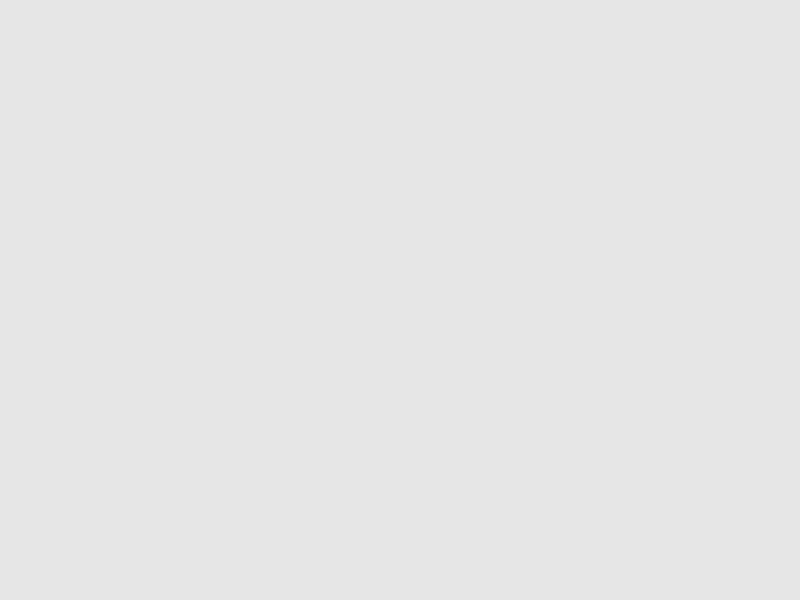
Frame 1 (no input)
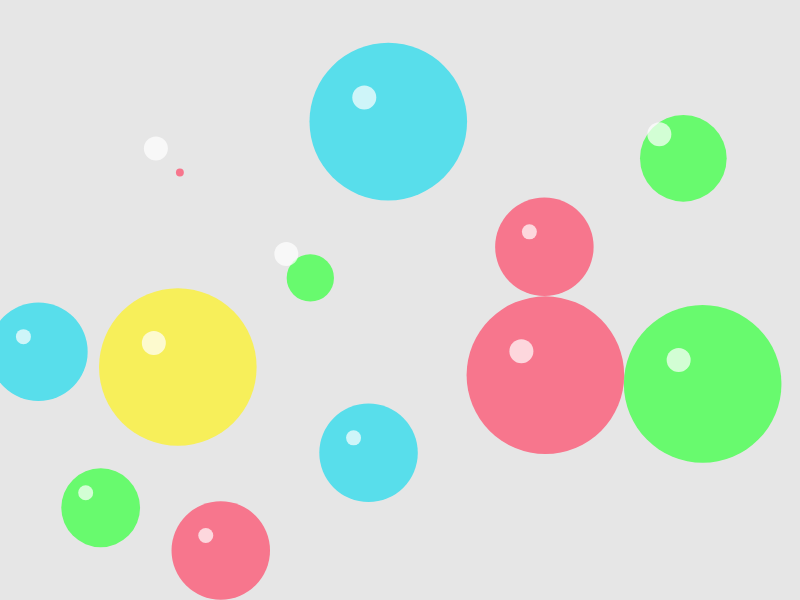
Frame 60 (no input)
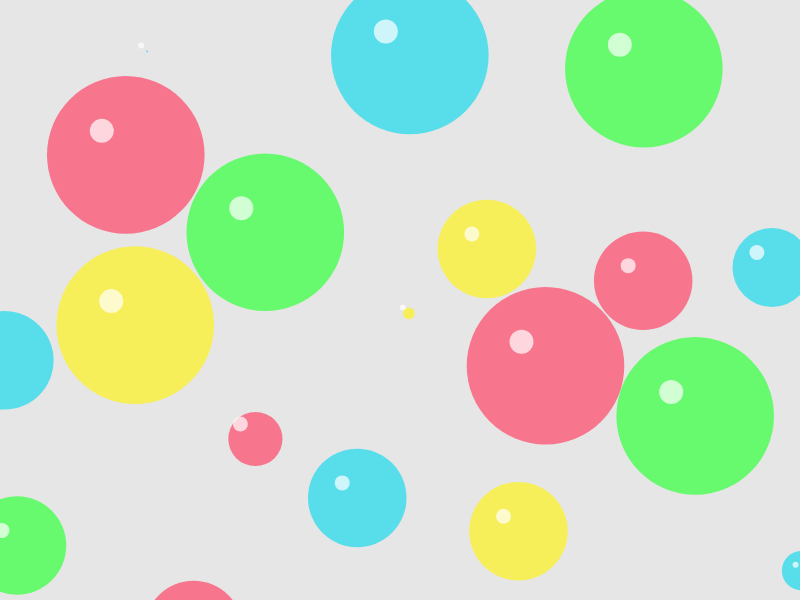
Frame 120 (the mouse pressed at the canvas centre since frame 60)

The p5.js sketch that drew these frames (run headless with seeded random() and noise() and a simulated clock; from frame 60 on, the mouse is pressed at the canvas centre):

// p5.js sketch
// ── sketch.js
let bubbles = [];
let palette;
let colorThreshold = 50;

function setup() {
  createCanvas(800, 600);
  noStroke();

  palette = [
    color(247, 118, 141), // red
    color(247, 239, 90),  // yellow
    color(104, 250, 110), // green
    color(88, 222, 235),  // blue
  ];
}

function draw() {
  background(230);

  if (frameCount % 5 === 0) {
    let newBubble = createNonOverlappingBubble();
    if (newBubble !== null) {
      bubbles.push(newBubble);
    }
  }

  for (let i = 0; i < bubbles.length; i++) {
    for (let j = i + 1; j < bubbles.length; j++) {
      bubbles[i].collideWith(bubbles[j]);
    }
  }

  for (let i = bubbles.length - 1; i >= 0; i--) {
    let b = bubbles[i];
    b.update();
    b.display();
    if (b.isOffScreen()) {
      bubbles.splice(i, 1);
    }
  }
}

function createNonOverlappingBubble() {
  let maxTries = 50;
  for (let t = 0; t < maxTries; t++) {
    let r_p = random(100);
    let r;
    if (r_p < 1) r = 20;
    else if (r_p < 20) r = 50;
    else if (r_p < 80) r = 80;
    else r = 100;

    let x = random(r, width - r);
    let y = random(r, height - r);

    let newColor;
    let colorTry = 0;
    let colorOK = false;
    while (colorTry < 10) {
      newColor = random(palette);
      let clash = false;
      for (let other of bubbles) {
        let d = dist(x, y, other.x, other.y);
        if (d < r + other.r + 20 && isColorTooSimilar(newColor, other.c, colorThreshold)) {
          clash = true;
          break;
        }
      }
      if (!clash) {
        colorOK = true;
        break;
      }
      colorTry++;
    }
    if (!colorOK) continue;

    let test = new Bubble(x, y, r, newColor);

    let overlaps = false;
    for (let other of bubbles) {
      if (test.overlapsWith(other)) {
        overlaps = true;
        break;
      }
    }

    if (!overlaps) return test;
  }
  return null;
}

function isColorTooSimilar(c1, c2, threshold) {
  let r1 = red(c1), g1 = green(c1), b1 = blue(c1);
  let r2 = red(c2), g2 = green(c2), b2 = blue(c2);
  return dist(r1, g1, b1, r2, g2, b2) < threshold;
}

class Bubble {
  constructor(x, y, r, c) {
    this.x = x;
    this.y = y;
    this.r = r;
    this.c = c;
    this.growthProgress = 0;
    this.growthSpeed = 0.05;

    if (random(1) < 0.7) {
      let centerX = width / 2.0;
      let centerY = height / 2.0;
      let dx = x - centerX;
      let dy = y - centerY;
      let distVal = sqrt(dx * dx + dy * dy);
      if (distVal !== 0) {
        dx /= distVal;
        dy /= distVal;
      }

      let angleOffset = radians(random(-30, 30));
      let cosA = cos(angleOffset);
      let sinA = sin(angleOffset);
      let outX = dx * cosA - dy * sinA;
      let outY = dx * sinA + dy * cosA;

      let speed = random(0.5, 2);
      this.vx = outX * speed;
      this.vy = outY * speed;
    } else {
      this.vx = random(-1.5, 1.5);
      this.vy = random(-1.5, 1.5);
    }
  }

  update() {
    this.x += this.vx;
    this.y += this.vy;
    if (this.growthProgress < 1) {
      this.growthProgress += this.growthSpeed;
      this.growthProgress = min(this.growthProgress, 1);
    }
  }

  display() {
    fill(this.c);
    let currentRadius = this.r * this.growthProgress;
    ellipse(this.x, this.y, currentRadius * 1.97, currentRadius * 1.97);
    fill(255, 180);
    ellipse(this.x - this.r * 0.3, this.y - this.r * 0.3, this.r * 0.3, this.r * 0.3);
  }

  isOffScreen() {
    return (this.x + this.r < 0 || this.x - this.r > width || this.y + this.r < 0 || this.y - this.r > height);
  }

  overlapsWith(other) {
    return dist(this.x, this.y, other.x, other.y) < (this.r + other.r);
  }

  collideWith(other) {
    let dx = other.x - this.x;
    let dy = other.y - this.y;
    let distSq = dx * dx + dy * dy;
    let minDist = this.r + other.r;

    if (distSq < minDist * minDist && distSq > 0) {
      let distVal = sqrt(distSq);
      let overlap = 0.5 * (minDist - distVal);

      let nx = dx / distVal;
      let ny = dy / distVal;
      this.x -= nx * overlap;
      this.y -= ny * overlap;
      other.x += nx * overlap;
      other.y += ny * overlap;

      let dotProduct = (this.vx - other.vx) * nx + (this.vy - other.vy) * ny;
      if (dotProduct < 0) {
        let bounce = 1;
        let impulse = bounce * dotProduct;
        this.vx -= impulse * nx;
        this.vy -= impulse * ny;
        other.vx += impulse * nx;
        other.vy += impulse * ny;
      }
    }
  }
}
